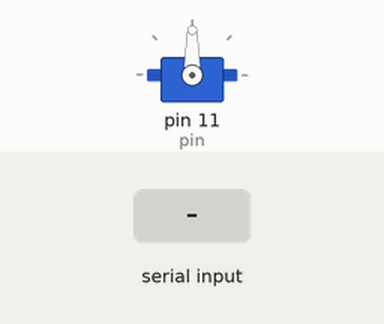
A sketch run on a simulated Arduino Uno, built with avr-gcc and run on an emulated ATmega328P. Shown: servo. The test bench sets the inputs (shaded band). What the sketch prints to the serial monitor is not drawn.

Above: at 1.2 s.
1.3 s: "wm\n" received over Serial
At 2.2 s:
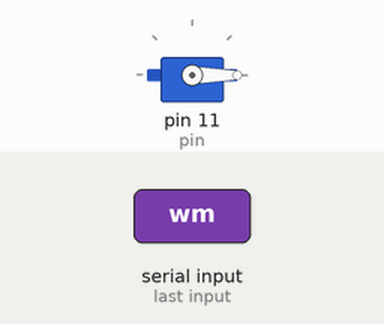
2.8 s: "r\n" received over Serial
4.3 s: "rm\n" received over Serial
Timing chart, 0 to 7.3 s (numbered marks = the images above; inputs shaded):
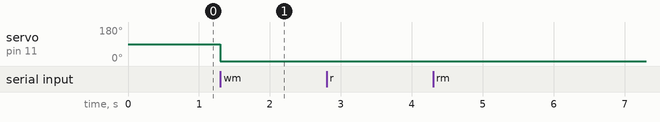

The sketch:

servo_rw_tester.ino
```cpp
#include <Servo.h>

Servo s;
int pin=11;

void setup()
{
  Serial.begin(115200);
  s.attach(pin);
}

void loop()
{

}

void serialEvent()
{
  String m="";
  char c='\0';
  while(Serial.available()>0)
  {
    delay(1);
    c=Serial.read();
    if(c=='\n'||c=='\r')
    {
      continue;
    }
    m+=c;
  }
  cmd(m);
}

void cmd(String a)
{
  if(a.indexOf('w')==0)
  {
    s.write(a.substring(1).toInt());
  }
  else if(a.indexOf("wm")==0)
  {
    s.writeMicroseconds(a.substring(2).toInt());
  }
  else if(a.equals("r"))
  {
    Serial.println(String(s.read())+" degree");
  }
  else if(a.equals("rm"))
  {
    Serial.println(String(s.readMicroseconds())+" ms");
  }
  else
  {
    Serial.println("INVALID COMMAND");
  }
}

int digit3(char a,char b,char c)
{
  return (((a-'0')*100)+((b-'0')*10)+(c-'0'));
}
```

Measured:
- after the input at 1.3 s, servo on pin 11 (pin): 90° → 0° at once
- after the input at 2.8 s, every drawn part: stays the same
- after the input at 4.3 s, every drawn part: stays the same
